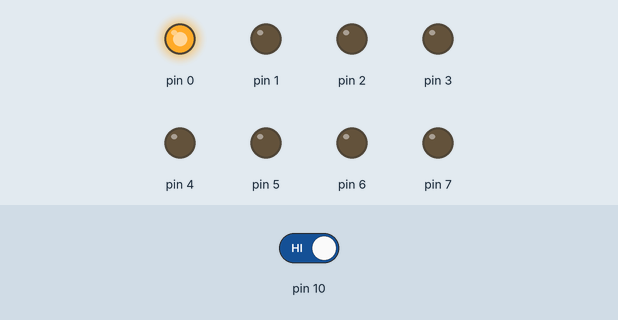
A sketch run on a simulated Arduino Uno, built with avr-gcc and run on an emulated ATmega328P. Parts: output pins drawn as LEDs (lit = HIGH). Dashed ring = blinking. The test bench sets the inputs (shaded band); at power-on: pin 10 HIGH.

Above: at 1.4 s.
1.5 s: pin 10 driven LOW
At 1.7 s:
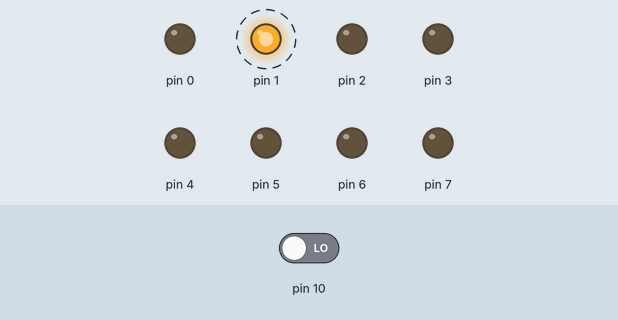
At 2.1 s:
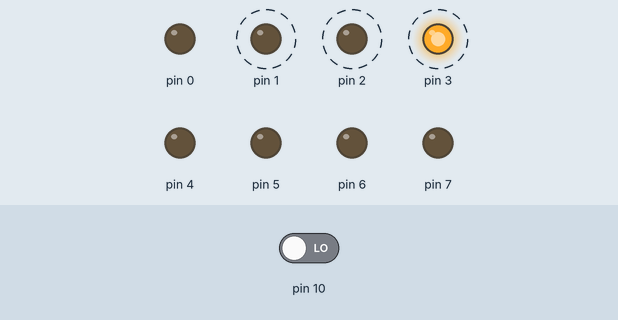
4.5 s: pin 10 driven HIGH
At 4.9 s:
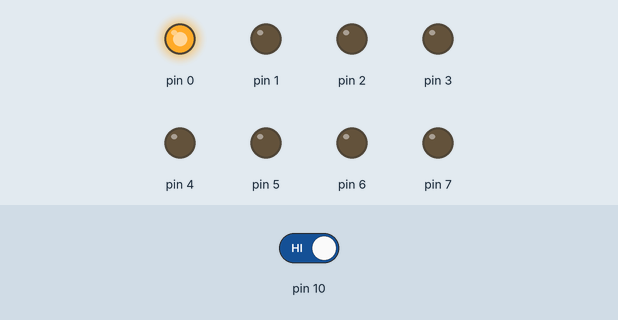
Timing chart, 0 to 7.5 s (numbered marks = the images above; inputs shaded):
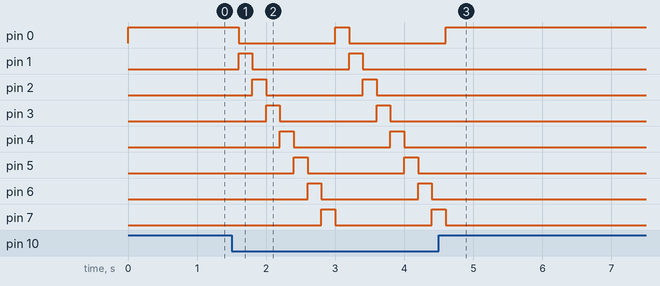

The sketch:

W1Exercise2.ino
```cpp
void setup() {
  DDRD = 0b11111111;
  pinMode(10, INPUT);
}

void loop() {
  PORTD = 0b00000001;
  delay(200);
  int i = 0;
  while(i<7){
    int y = digitalRead(10);
    if(y == 0){
      i++;
    }
    PORTD = 1<<i;
    delay(200);
    }
}
```

Measured:
- after the input at 1.5 s, pin 0: HIGH → LOW after 0.10 s, → HIGH 1.4 s later, → LOW 0.20 s later; pin 1: alternates HIGH for 0.20 s and LOW for 1.4 s, starting after 0.10 s
- after the input at 4.5 s, pin 0: goes on until 4.6 s, then stays HIGH; pin 1–6: stops changing and stays LOW; pin 7: goes on until 4.6 s, then stays LOW
